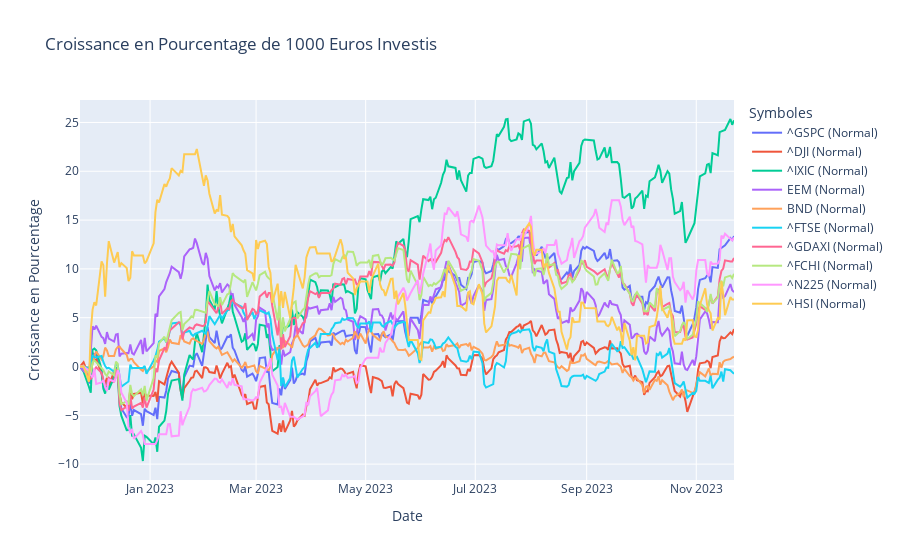

The notebook cell this image was saved under:
### Code cell
import plotly.graph_objects as go

# Création d'une figure
fig = go.Figure()

# Ajout des données pour les rendements normaux
for symbol in percentage_growth.columns:
    fig.add_trace(go.Scatter(x=percentage_growth.index, y=percentage_growth[symbol], mode='lines', name=symbol + " (Normal)"))

# Mise à jour du layout
fig.update_layout(
    title='Croissance en Pourcentage de 1000 Euros Investis',
    xaxis_title='Date',
    yaxis_title='Croissance en Pourcentage',
    legend_title='Symboles'
)

# Afficher le graphique
fig.show()

### Figure 1 — Plotly figure (JSON) as saved in the notebook; plotly's stock layout.template omitted (floating-point values rounded to 4 significant figures; data arrays with more than 128 entries replaced by an {"elided": "..."} marker saying what was removed)
{"data": [{"mode": "lines", "name": "^GSPC (Normal)", "type": "scatter", "x": {"elided": "251 str values"}, "y": {"elided": "251 float values"}}, {"mode": "lines", "name": "^DJI (Normal)", "type": "scatter", "x": {"elided": "251 str values"}, "y": {"elided": "251 float values"}}, {"mode": "lines", "name": "^IXIC (Normal)", "type": "scatter", "x": {"elided": "251 str values"}, "y": {"elided": "251 float values"}}, {"mode": "lines", "name": "EEM (Normal)", "type": "scatter", "x": {"elided": "251 str values"}, "y": {"elided": "251 float values"}}, {"mode": "lines", "name": "BND (Normal)", "type": "scatter", "x": {"elided": "251 str values"}, "y": {"elided": "251 float values"}}, {"mode": "lines", "name": "^FTSE (Normal)", "type": "scatter", "x": {"elided": "251 str values"}, "y": {"elided": "251 float values"}}, {"mode": "lines", "name": "^GDAXI (Normal)", "type": "scatter", "x": {"elided": "251 str values"}, "y": {"elided": "251 float values"}}, {"mode": "lines", "name": "^FCHI (Normal)", "type": "scatter", "x": {"elided": "251 str values"}, "y": {"elided": "251 float values"}}, {"mode": "lines", "name": "^N225 (Normal)", "type": "scatter", "x": {"elided": "251 str values"}, "y": {"elided": "251 float values"}}, {"mode": "lines", "name": "^HSI (Normal)", "type": "scatter", "x": {"elided": "251 str values"}, "y": {"elided": "251 float values"}}], "layout": {"legend": {"title": {"text": "Symboles"}}, "title": {"text": "Croissance en Pourcentage de 1000 Euros Investis"}, "xaxis": {"title": {"text": "Date"}}, "yaxis": {"title": {"text": "Croissance en Pourcentage"}}}}
